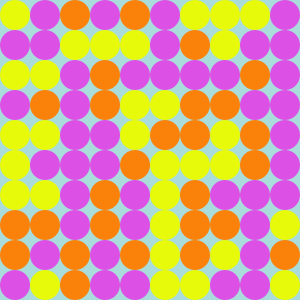
Frame 1 (no input)
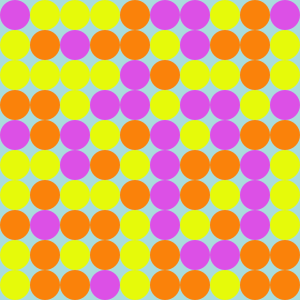
Frame 2 (the mouse pressed at the canvas centre, redrawn once)

The Processing sketch that drew these frames (run headless with seeded random() and noise(); the mouse was pressed at the canvas centre and the sketch redrawn once):

// Processing sketch: processing_39784
// ── processing_39784.pde

//Homework 6.1_Arrays & Images
//Created by Adrianne Blossom
//September 27, 2011

int margin = 0;
int spacing = 30;
color[] crayon = new color[3];

void setup() {
  size(300, 300);

  //array of three "crayon" colors
  crayon[0] = color(220, 80, 230); //purple
  crayon[1] = color(230, 250, 10); //yellow
  crayon[2] = color(250, 130, 10); //orange

  //number of variables is determined by margin & spacing
  int num = int((height+margin)/spacing) * int((width+margin)/spacing); 

  noStroke();
  smooth();
}

void draw() {
  background(170,220,220);

  //Below is coding to grid the circles
  for (int y=margin; y <height-margin; y+=spacing) {

    pushMatrix();
    translate(0, spacing);

    for (int x=margin; x < width-margin; x+=spacing) {
      translate(spacing, 0); 
      pushMatrix();

      fill(choice());
      ellipse(-15 , -15, 30, 30);
      popMatrix();
    }
    popMatrix();
    translate(0, spacing);
  }
  noLoop();
}



color choice() {
  int c = int(random(3)); //chooses color randomly from array
  return crayon[c]; //returns crayon variable
}

void mousePressed() {
  background(135,190,190); 
  loop();
}
